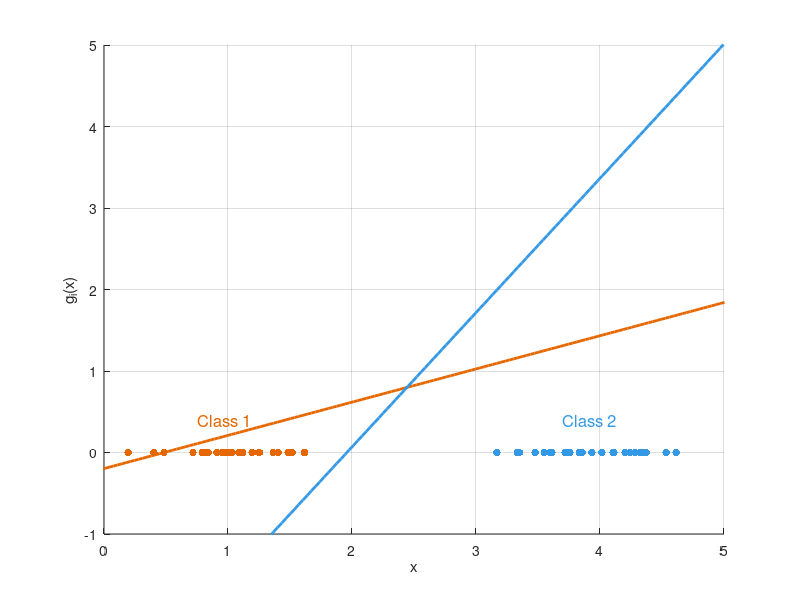

The MATLAB script that drew this image: (Note: this script raises an error after producing the figure.)
% trained_1d_discriminants_annotated.m

clear; close all; clc;
rng(4);  % For reproducibility

% 1D, non-overlapping class data
n = 25;
x1 = randn(n,1)*0.4 + 1;   % Class 1 centered at 1
x2 = randn(n,1)*0.4 + 4;   % Class 2 centered at 4

X = [x1; x2];
y = [ones(n,1); 2*ones(n,1)];

% Darker Colors
color1 = [0.9, 0.4, 0];    % Darker Orange (Class 1)
color2 = [0.2, 0.6, 0.9];  % Darker Light Blue (Class 2)

% X-range for plotting discriminant functions
xrange = linspace(min(X)-1, max(X)+1, 200)';

% Create figure
figure; hold on;

% Plot class data points
scatter(x1, zeros(n,1), 30, color1, 'filled', 'DisplayName', 'Class 1');
scatter(x2, zeros(n,1), 30, color2, 'filled', 'DisplayName', 'Class 2');

% Estimate means and shared variance (LDA)
mu1 = mean(x1);
mu2 = mean(x2);
sigma2 = var([x1; x2]);  % shared variance

% Discriminant functions
g1 = (xrange * mu1 - 0.5 * mu1^2) / sigma2;
g2 = (xrange * mu2 - 0.5 * mu2^2) / sigma2;

% Plot discriminant functions
plot(xrange, g1, '-', 'Color', color1, 'LineWidth', 2, 'DisplayName', 'g₁(x)');
plot(xrange, g2, '-', 'Color', color2, 'LineWidth', 2, 'DisplayName', 'g₂(x)');

% Add class text labels
text(mean(x1), 0.4, 'Class 1', 'HorizontalAlignment', 'center', 'Color', color1, 'FontSize', 12);
text(mean(x2), 0.4, 'Class 2', 'HorizontalAlignment', 'center', 'Color', color2, 'FontSize', 12);

% Labels and styling
% title('Trained Discriminant Functions (1D)');
xlabel('x'); ylabel('g_i(x)');
grid on; ylim([-1 5]); xlim([0 5]);

% Add legend
legend('Location', 'northwest', FontSize=13);
